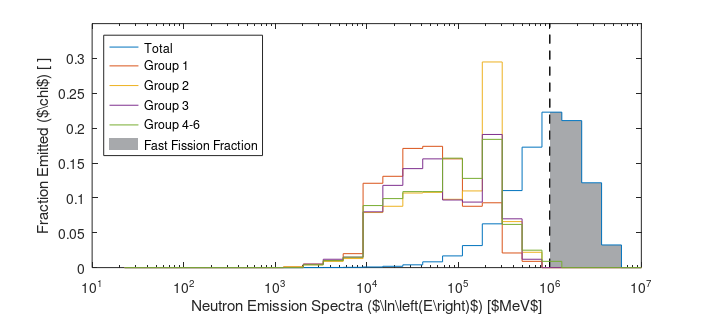

Source code (MATLAB): (Note: this script raises an error after producing the figure.)
function NUCL_511_HMWK_2_PROB_2()
clear; close all; clc;
set(gcf,'Units','centimeters');
u=[0:0.5:13];
u=[u;u(2:end) u(end)];
u=u(:);
E=[22.6 37.3 61.4 101 167 275 454 749 0.123E4 0.203E4 0.335E4 0.553E4 ...
    0.912E4 0.150E5 0.248E5 0.409E5 0.674E5 0.111E6 0.183E6 0.302E6 ...
    0.498E6 0.821E6 1.353E6 2.231E6 3.679E6 6.065E6 10E6];
E=E(end:-1:1);
chi1=[0 0 0 0 0 0.009 0.021 0.093 0.088 0.156 0.174 0.171 0.131 0.121 ...
    0.020 0.010 0.005 0.001 0 0 0 0 0 0 0 0 0];
chi2=[0 0 0 0 0 0.022 0.066 0.295 0.110 0.098 0.108 0.107 0.088 0.079 ...
    0.013 0.009 0.004 0.001 0 0 0 0 0 0 0 0 0];
chi3=[0 0 0 0 0 0.012 0.070 0.191 0.094 0.097 0.156 0.142 0.118 0.080 ...
    0.015 0.012 0.005 0 0 0 0 0 0 0 0 0 0];
chi456=[0 0 0 0 0.009 0.025 0.062 0.184 0.128 0.157 0.109 0.109 0.099 ...
    0.089 0.015 0.010 0.004 0 0 0 0 0 0 0 0 0 0];
chi=[0 0.0325 0.1217 0.2109 0.2230 0.1728 0.1105 0.0628 0.0316 0.0168 ...
    0.0083 0.0040 0.0019 0.0009 0.0004 0.0002 0.0001 0 0 0 0 0 0 0 0 0 0];

a1=areaunder(E,chi1)
a2=areaunder(E,chi2)
a3=areaunder(E,chi3)
a456=areaunder(E,chi456)
a=areaunder(E,chi)

E=[E;E(2:end) E(end)];
E=E(:);
chi1=[chi1; chi1];
chi1=chi1(:);
chi2=[chi2;chi2];
chi2=chi2(:);
chi3=[chi3;chi3];
chi3=chi3(:);
chi456=[chi456;chi456];
chi456=chi456(:);
chi=[chi;chi];
chi=chi(:);
chiabove=chi(E>1E6);


semilogx([1E6 1E6],[0 0.35],'k--');
hold on;
chiabove=chi(E>1E6);
h=patch([1E6 max(E) E(E>1E6)' 1E6 1E6],[0 0 chi(E>1E6)' chiabove(end) 0],[167/255 169/255 172/255]);
set(h,'EdgeColor','none');
semilogx([1E6 1E6],[0 0.35],'k--');
k=semilogx(E,chi,E,chi1,E,chi2,E,chi3,E,chi456);

figwidth=18;figheight=8;
xlabel('Neutron Emission Spectra ($\ln\left(E\right)$) [$MeV$]','interpreter','none');
ylabel('Fraction Emitted ($\chi$) [ ]','interpreter','none');
axis([1E1 1E7 0 0.35]);
j=legend([k;h],'Total','Group 1','Group 2','Group 3','Group 4-6',...
    'Fast Fission Fraction');
set(j,'Location','NorthWest');

set(gcf,'Position',[1 1 figwidth figheight],'PaperPositionMode','auto');
plot2svg('chivse.svg');
end

function [a]=areaunder(E,chi)
    delE=[E;E(2:end) 0];
    delE=delE(1,:)-delE(2,:);
    delEabove=delE.*([E(2:end) 0]>1E6);
    a=(sum(chi.*delEabove)+0.6635*chi(5))/sum(chi.*delE);
end